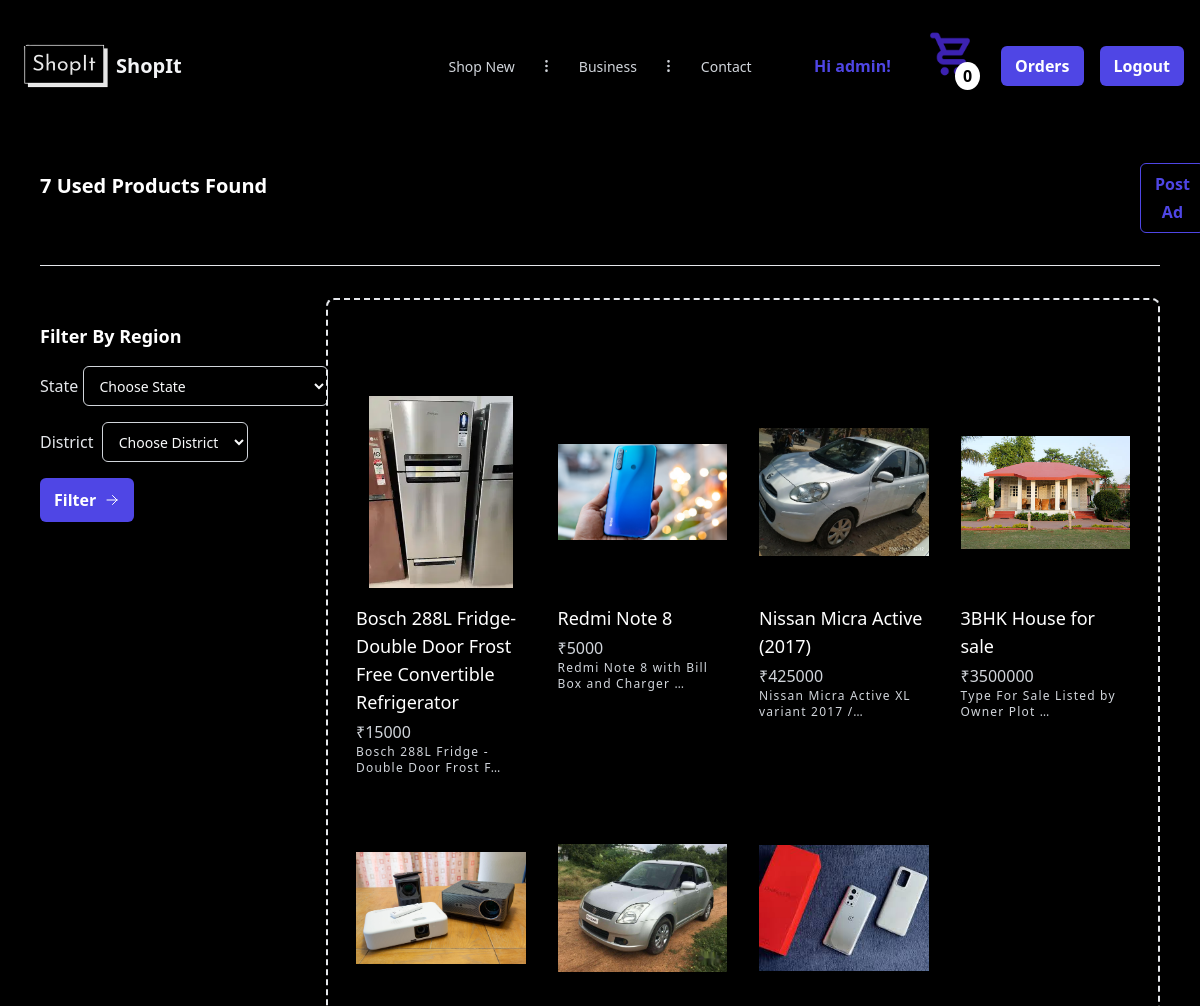
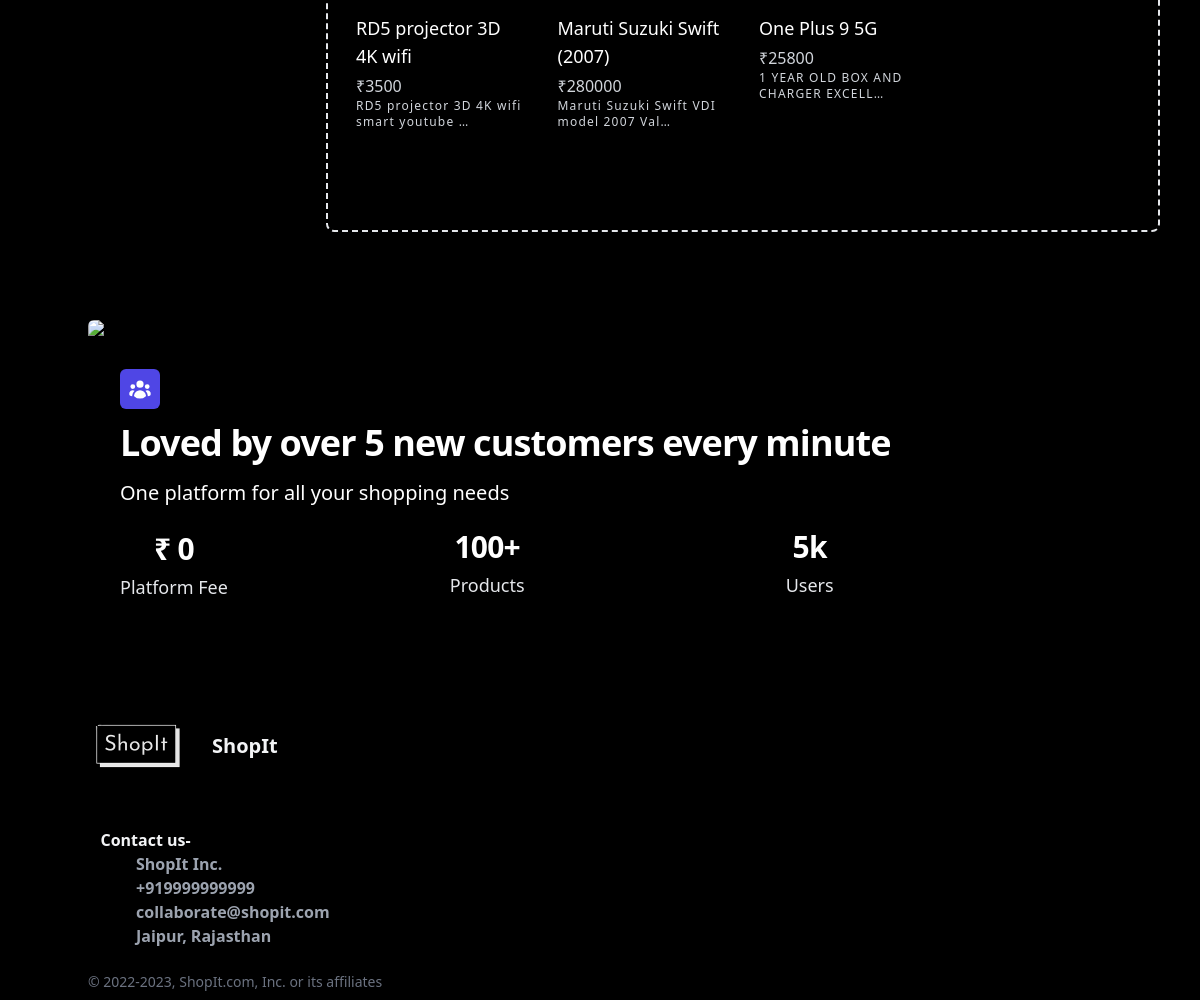
/used/ (signed in), run on the app's committed database (2 pictures, top to bottom).
### ecom/models.py (models this page shows, shortened)
class Used(models.Model):
    title=models.CharField(max_length=100)
    image=models.ImageField(upload_to='media/used/', null=True, blank=True)
    price=models.IntegerField()
    description=models.TextField(blank=True)
    contact=PhoneField(blank=True)
    state=models.CharField(max_length=20)
    district=models.CharField(max_length=20)
    posted=models.DateTimeField(auto_now_add=True)
    user=models.ForeignKey( User ,on_delete=models.CASCADE)

### ecom/views.py (the view)
# urls.py: path('used/',views.used,name='used'),
def used(request):
    distval=request.GET.get('dist')
    useds= None
    if distval:
        useds=Used.get_all_useds_by_district(distval)
    else:
        useds= Used.objects.order_by('-posted')
    return render(request, 'ecom/used.html',{'useds':useds})

### ecom/context_processors.py (called while the page is built)
def cart_count(request):
    accountuser = request.user
    products = Cart.get_all_by_user(accountuser)
    count = products.count()
    return {'cart_count': count}

### ecom/models.py (called while the page is built)
    @staticmethod
    def get_all_by_user(accountuser):
        if accountuser:
            return Cart.objects.filter(user=accountuser)

### ecom/templates/ecom/used.html (shortened to what this page needs)
<!DOCTYPE html>
<html lang="en">
<head>
</head>
{% extends 'ecom/base.html' %}
{% load static %}
{% block content %}
<body style="background-color: rgb(0, 0, 0);">
    <section class="w-full">
      <div class="mx-auto max-w-7xl px-2 py-10 lg:px-10">
        <div class="md:flex md:flex-row md:items-start md:justify-between">
          <div>
            <h1 class="text-white text-xl font-bold">{{useds.count}} Used Products Found</h1>
            {% if user.is_authenticated %}
            <a href="{% url 'usedpost' %}" target="_self"><button
            class="rounded-md border border-indigo-600 px-3.5 py-1.5 text-base font-semibold leading-7 text-indigo-600 hover:bg-indigo-500" style="margin-left: 1100px; margin-top:-900px;">
            Post Ad
            </button></a>
            {%else%}
            <h4 class="text-white" style="font-size: 15px;margin-left: 50px;">*Login to post Ads</h4>
            {%endif%}
          </div>
        </div>
        <hr class="my-8" />
        <div class="lg:grid lg:grid-cols-12 lg:gap-x-6">
          <div class="hidden space-y-6 divide-y lg:col-span-3 lg:block">
            <div class="pt-6">
              <h3 class="text-lg font-semibold text-white">Filter By Region</h3>
              <ul class="mt-2">
                <li class="flex items-center justify-between py-2">
                  <div class="flex items-center">
                    <label for="id_state" class="text-base font-medium text-gray-200">State&nbsp;</label>
                      <select class="flex h-10 rounded-md border border-gray-300 bg-transparent py-2 px-3 text-sm placeholder:text-gray-400 focus:outline-none focus:ring-1 focus:ring-gray-400 focus:ring-offset-1 disabled:cursor-not-allowed disabled:opacity-50 dark:border-gray-700 text-gray-50 bg-black dark:focus:ring-gray-400 dark:focus:ring-offset-gray-900"
                      name="state" maxlength="20" required="" id="id_state" onchange="makeSubmenu(this.value)" fdprocessedid="biu3o">
                      <option value="" disabled selected>Choose State</option>
                    </select>
                  </div>
                </li>
                <li class="flex items-center justify-between py-2">
                  <div class="flex items-center">
                    <label for="id_district"
      class="text-base font-medium text-gray-200">District &nbsp;</label>
      <select class="flex h-10  rounded-md border border-gray-300 bg-transparent py-2 px-3 text-sm placeholder:text-gray-400 focus:outline-none focus:ring-1 focus:ring-gray-400 focus:ring-offset-1 disabled:cursor-not-allowed disabled:opacity-50 dark:border-gray-700 text-gray-50 bg-black dark:focus:ring-gray-400 dark:focus:ring-offset-gray-900"
      name="district" maxlength="20" required="" id="id_district" onchange="getDistrictValue(); updateLink()" fdprocessedid="0dlph">
      <option value="" disabled selected>Choose District</option>
      </select>
                  </div>
                </li>
                <li class="flex items-center justify-between py-2">
                  <div class="flex items-center">
                    <a id="my_link" href="/used/?dist="><button
                      class=" inline-flex items-center justify-center rounded-md bg-indigo-600 px-3.5 py-2 text-base font-semibold leading-7 text-white hover:bg-indigo-500">
                      Filter
                      <svg
                        xmlns="http://www.w3.org/2000/svg"
                        fill="none"
                        viewBox="0 0 24 24"
                        stroke-width="1.5"
                        stroke="currentColor"
                        class="w-4 h-4 ml-2">
                        <path
                          stroke-linecap="round"
                          stroke-linejoin="round"
                          d="M4.5 12h15m0 0l-6.75-6.75M19.5 12l-6.75 6.75"></path>
                      </svg>
                    </button></a>
                  </div>
                </li>
              </ul>
            </div>
          </div>
          <div class="h-[400px] w-full rounded-lg border-2 border-dashed px-2 lg:col-span-9 lg:h-full">
            <section class="text-gray-600 dark:text-gray-900 body-font">
              <div class="container px-5 py-24 mx-auto">
                <div class="flex flex-wrap -m-4">
                  {% for used in useds %}
                  <div class="lg:w-1/4 sm:w-1/2 p-4 w-full">
                    <a class="block relative h-48 rounded overflow-hidden" href="{% url 'useddetail' used.id %}">
                      <img
                        class="object-contain object-center w-full h-full block"
                        src="{{ used.image.url }}" />
                    </a>
                    <div class="mt-4">
                      <h3
                        class="title-font text-lg font-medium text-white">
                        {{ used.title }}
                      </h3>
                      <p class="mt-1 text-gray-300">₹{{ used.price }}</p>
                      <h2
                        class="text-gray-300 text-xs tracking-widest title-font mb-1">
                        {{ used.description|striptags|truncatechars:40 }}
                      </h2>
                    </div>
                  </div>
                  {% endfor %}
                </div>
              </div>
            </section>
          </div>
        </div>
      </div>
    </section>
    </body>
    </html>
{% endblock %}

### ecom/templates/ecom/base.html (shortened to what this page needs)
{% load static %}
  <!DOCTYPE html>
  <html lang="en">
  <head>
      <link href="https://unpkg.com/tailwindcss@^2/dist/tailwind.min.css" rel="stylesheet">
      <header class="text-gray-600 body-font">
          <div>
            <nav
              class="relative px-4 py-4 flex justify-between items-center border-y border-gray-700">
              <a class="flex title-font font-medium items-center text-gray-900 mb-4 md:mb-0" href="{% url 'home' %}">
                <img src="{% static 'ecom/Logo.png' %}" alt="My image" width="100" height="75" class="d-inline-block align-top">
                <span class="text-xl font-bold text-gray-100">ShopIt</span>
              </a>
              <ul
                class="hidden absolute top-1/2 left-1/2 transform -translate-y-1/2 -translate-x-1/2 lg:flex lg:mx-auto lg:items-center lg:w-auto lg:space-x-6">
                {% if request.get_full_path != "/catalog/"%}
                <li>
                  <a
                    class="text-sm text-gray-300 hover:text-gray-600 dark:text-gray-300"
                    href="{% url 'catalog' %}">
                    Shop New
                  </a>
                </li>
                <li class="text-gray-300">
                  <svg
                    xmlns="http://www.w3.org/2000/svg"
                    fill="none"
                    stroke="currentColor"
                    class="w-4 h-4 current-fill"
                    viewBox="0 0 24 24">
                    <path
                      stroke-linecap="round"
                      stroke-linejoin="round"
                      stroke-width="2"
                      d="M12 5v0m0 7v0m0 7v0m0-13a1 1 0 110-2 1 1 0 010 2zm0 7a1 1 0 110-2 1 1 0 010 2zm0 7a1 1 0 110-2 1 1 0 010 2z"></path>
                  </svg>
                </li>
                {% endif %}
                {% if request.get_full_path != "/business/" %}
                <li>
                  <a
                    class="text-sm text-gray-300 hover:text-gray-600 dark:text-gray-300"
                    href="{% url 'business' %}">
                    Business
                  </a>
                </li>
                <li class="text-gray-300">
                  <svg
                    xmlns="http://www.w3.org/2000/svg"
                    fill="none"
                    stroke="currentColor"
                    class="w-4 h-4 current-fill"
                    viewBox="0 0 24 24">
                    <path
                      stroke-linecap="round"
                      stroke-linejoin="round"
                      stroke-width="2"
                      d="M12 5v0m0 7v0m0 7v0m0-13a1 1 0 110-2 1 1 0 010 2zm0 7a1 1 0 110-2 1 1 0 010 2zm0 7a1 1 0 110-2 1 1 0 010 2z"></path>
                  </svg>
                </li>
                {%endif%}
                <li>
                  <a
                    class="text-sm text-gray-300 hover:text-gray-600 dark:text-gray-300"
                    href="#contact">
                    Contact
                  </a>
                </li>
              </ul>
              <div class="space-x-2 hidden text-indigo-600 font-bold lg:block" >
                <ul class="hidden absolute top-1/2 right-4 transform -translate-y-1/2 lg:flex lg:mx-auto lg:items-center lg:w-auto lg:space-x-4">
                  {% if user.is_authenticated %}
                  <li>
                    Hi {{user.username}}! &nbsp;
                  </li>
                  <li>
                    <a href="{% url 'cart' %}" target="_self">
                      <img src="{% static 'ecom/cart.png' %}" width="70" height="55">
                      <span style="position: relative; top: -25px; left: 40px; background-color: rgb(255, 255, 255); color: rgb(0, 0, 0); padding: 3px 8px; border-radius: 50%;">{{ cart_count }}</span>
                    </a>
                  </li>
                  <li>
                    <a href="{% url 'orders' %}" target="_self">
                      <button class="rounded-md bg-indigo-600 px-3.5 py-1.5 text-base font-semibold leading-7 text-white hover:bg-indigo-500">
                        Orders
                      </button>
                    </a>
                  </li>
                  <li>
                    <form action="{% url 'logoutuser' %}" method="POST">
                      <button type="submit" class="rounded-md bg-indigo-600 px-3.5 py-1.5 text-base font-semibold leading-7 text-white hover:bg-indigo-500">
                        Logout
                      </button>
                    </form>
                  </li>
                  {% endif %}
                </ul>
              </div>
            </nav>
          </div>
      </header>
  </head>
  <body>
    {% block content %}
    {% endblock %}
    <div class="container py-12 mx-auto">
      <div class="relative h-80 flex items-center">
        <img
          src="https://images.unsplash.com/photo-1521737604893-d14cc237f11d?ixlib=rb-4.0.3&amp;ixid=MnwxMjA3fDB8MHxzZWFyY2h8NDR8fHRlYW18ZW58MHx8MHx8&amp;auto=format&amp;fit=crop&amp;w=800&amp;q=60"
          alt="Team"
          class="h-full w-full object-cover rounded-md absolute inset-0" />
        <div class="px-6 lg:px-8 z-10 mt-8">
          <div>
            <div class="mx-auto max-w-4xl">
              <div class="p-2 bg-indigo-600 rounded-md inline-block">
                <span>
                </span>
              </div>
              <h2
                class="mt-2 text-3xl font-bold tracking-tight text-white sm:text-4xl">
                Loved by over 5 new customers every minute
              </h2>
              <p class="mt-3 text-xl text-white sm:mt-4">
               One platform for all your shopping needs
              </p>
            </div>
          </div>
          <dl class="flex space-x-2">
            <div class="flex flex-col p-6 pl-0 text-center">
              <dt class="order-2 mt-2 text-lg font-medium leading-6 text-gray-200">
                Platform Fee
              </dt>
              <dd class="order-1 text-3xl font-bold tracking-tight text-white">
                ₹ 0
              </dd>
            </div>
            <div class="flex flex-col p-6 text-center">
              <dt class="order-2 mt-2 text-lg font-medium leading-6 text-gray-200">
                Products
              </dt>
              <dd id ="100" class="order-1 text-3xl font-bold tracking-tight text-white " style="margin-top:38px;">
                100+
              </dd>
            </div>
            <div class="flex flex-col p-6 text-center">
              <dt class="order-2 mt-2 text-lg font-medium leading-6 text-gray-200">
                Users
              </dt>
              <dd class="order-1 text-3xl font-bold tracking-tight text-white" style="margin-top:38px;">
                5k
              </dd>
            </div>
          </dl>
        </div>
      </div>
    </div>
    <footer class="container mx-auto px-10 md:px-0 py-2">
      <div class="flex items-center space-x-6">
        <img src="{% static 'ecom/Logo.png' %}" alt="My image" width="100" height="75" class="d-inline-block align-top">
        <div>
          <h1 class="text-xl font-bold text-gray-100">ShopIt</h1>
        </div>
      </div>
      <div id="contact" class="mt-8">
        <ul
          class="flex flex-col space-y-4 md:space-y-0 md:flex-col md:space-x-6 lg:space-x-12 items-start  font-semibold text-base text-gray-100">
          <li>&nbsp;&nbsp;&nbsp;Contact us-</li>
          <li class="text-gray-400" >ShopIt Inc.</li>
          <li class="text-gray-400">+919999999999</li>
          <li class="text-gray-400">collaborate@shopit.com</li>
          <li class="text-gray-400">Jaipur, Rajasthan</li>
        </ul>
      </div>
      <p class="text-sm text-gray-500 dark:text-gray-400 mt-6">
        © 2022-2023, ShopIt.com, Inc. or its affiliates
      </p>
    </footer>
  </body>
  </html>

### ecom/templates/ecom/base.html (style rules this page uses)
.space-x-2>:not([hidden])~:not([hidden]) { --tw-space-x-reverse: 0; margin-right: calc(0.5rem * var(--tw-space-x-reverse)); margin-left: calc(0.5rem * calc(1 - var(--tw-space-x-reverse))); margin-left: 174px; margin-right: 39px; margin-top: -40px; }
.text-white { --tw-text-opacity: 1; color: rgba(255,255,255,var(--tw-text-opacity)); margin-right: 0px; }

### data on the page
Used: image (picture), title "Bosch 288L Fridge-Double Door Frost Free Convertible Refrigerator", price "15000", description "Bosch 288L Fridge - Double Door Frost F…"
Used: image (picture), title "Redmi Note 8", price "5000", description "Redmi Note 8 with Bill Box and Charger …"
Used: image (picture), title "Nissan Micra Active (2017)", price "425000", description "Nissan Micra Active XL variant 2017 /…"
Used: image (picture), title "3BHK House for sale", price "3500000", description "Type For Sale Listed by Owner Plot …"
Used: image (picture), title "RD5 projector 3D 4K wifi", price "3500", description "RD5 projector 3D 4K wifi smart youtube …"
Used: image (picture), title "Maruti Suzuki Swift (2007)", price "280000", description "Maruti Suzuki Swift VDI model 2007 Val…"
Used: image (picture), title "One Plus 9 5G", price "25800", description "1 YEAR OLD BOX AND CHARGER EXCELL…"

### other printed values
{{ user.username }} "admin"
{{ cart_count }} "0"
{{ useds.count }} "7"
